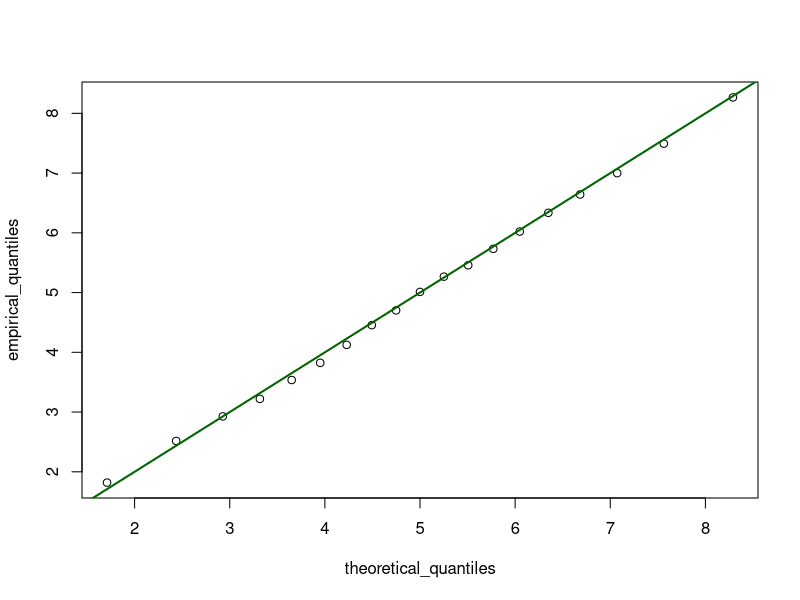

The R source for this figure:

bin_distribution <- dbinom(x = c(0, 1), 1, 0.5)

samples <- sample(x = c(0, 1), 100, replace = TRUE, prob = bin_distribution)

matrix_of_samples <- matrix(samples, 10, 10)

row1and7 <- append(matrix_of_samples[1, ], matrix_of_samples[3, ])

row1and3and7 <- append(row1and7, matrix_of_samples[7, ])

frequency_table <- table(row1and3and7)

count_of_1s <- frequency_table["1"]

inside_range <- 16 <= count_of_1s & count_of_1s < 20

percolumn1s <- apply(matrix_of_samples, 2, function(x) sum(x == 0))


# b)

x1 <- c(rep(1, 20))

x2 <- c(append(seq(from = 2, to = 20, by = 2), seq(from = 20, to = 2, by = -2)))

x3 <- c(seq(from = 1, to = 20, by = 1))

x <- cbind(x1, x2, x3)

xtx <- t(x) %*% x

invxtx <- solve(xtx)

# checksymmetric <- function(mat){
#     # issue with zerocount being NA
#     zerocount <- table(t(mat) %*% mat)["0"]
#     print(zerocount)
#     if(zerocount == (nrow(mat) * ncol(mat))){
#         return(TRUE)
#     }
#     else{
#         return(FALSE)
#     }
# }

# print(matrix_of_samples)
# print(frequency_table)
# print(unname(count_of_1s))

# print(inside_range)

# print(percolumn1s)

print(x1)

print(x2)

print(x3)

print(x)
print(xtx)
print(invxtx)

print(xtx - t(xtx))

print(invxtx - t(invxtx))

# 2
# a)
sampledata <- rnorm(1000, mean = 5, sd = sqrt(4))

probability_vector <- seq(0.05, 0.95, by = 0.05)

empirical_quantiles <- quantile(sampledata, probs = probability_vector)

print(empirical_quantiles)

# b

theoretical_quantiles <- qnorm(probability_vector, mean = 5, sd = sqrt(4))


plot(theoretical_quantiles, empirical_quantiles)

abline(a = 0, b = 1, col = "darkgreen", lwd = 2)

# y=x


# 3
# a

